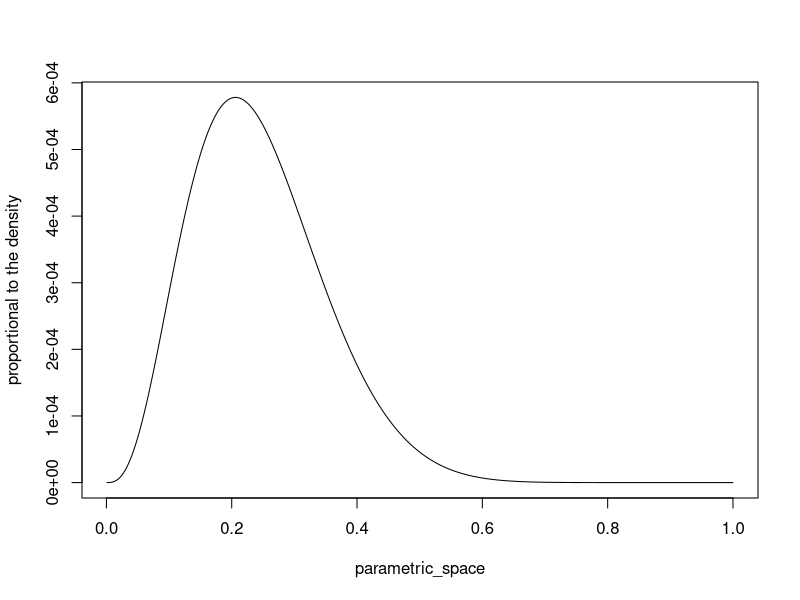
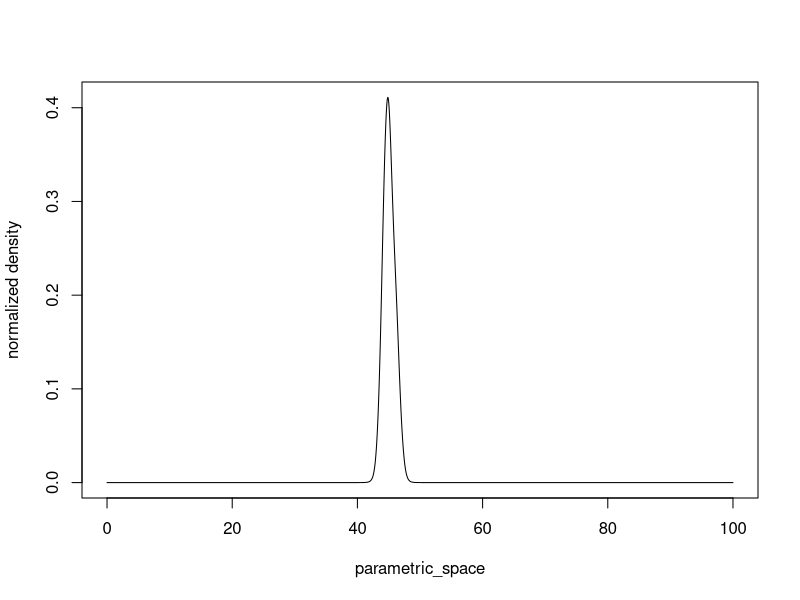
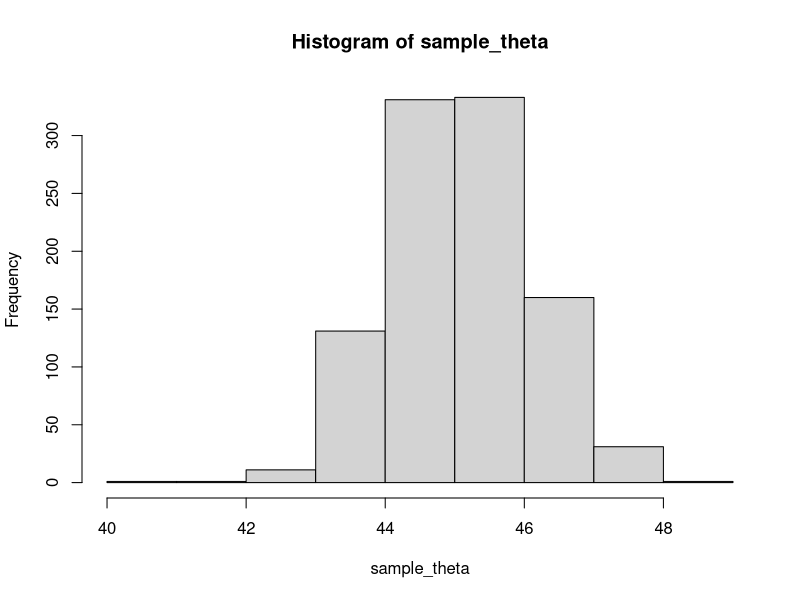
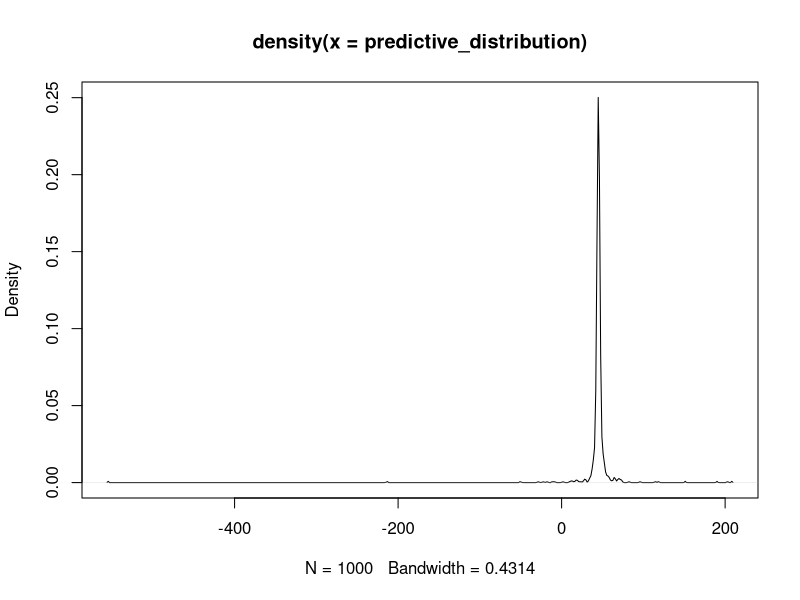
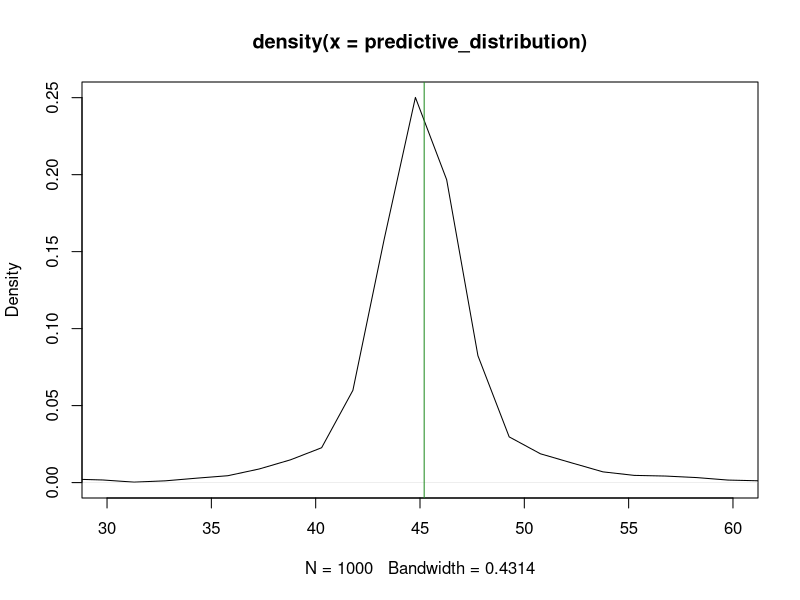
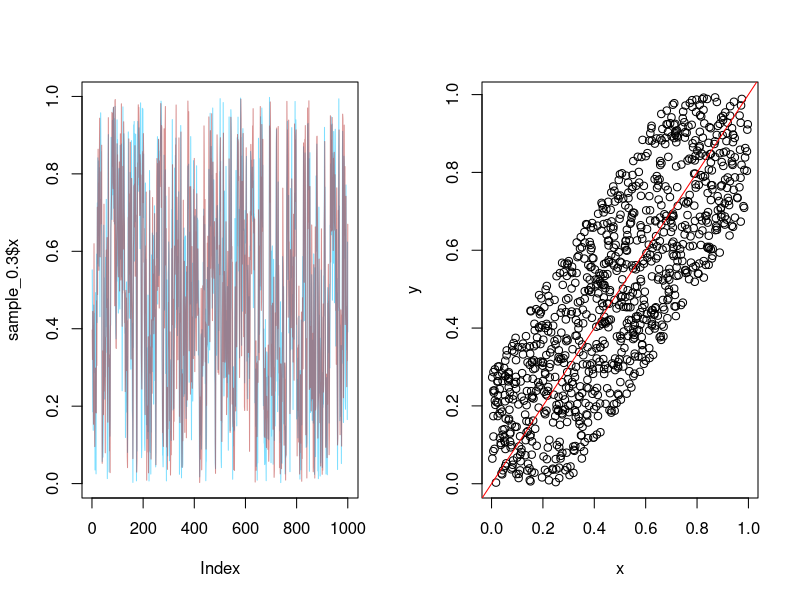
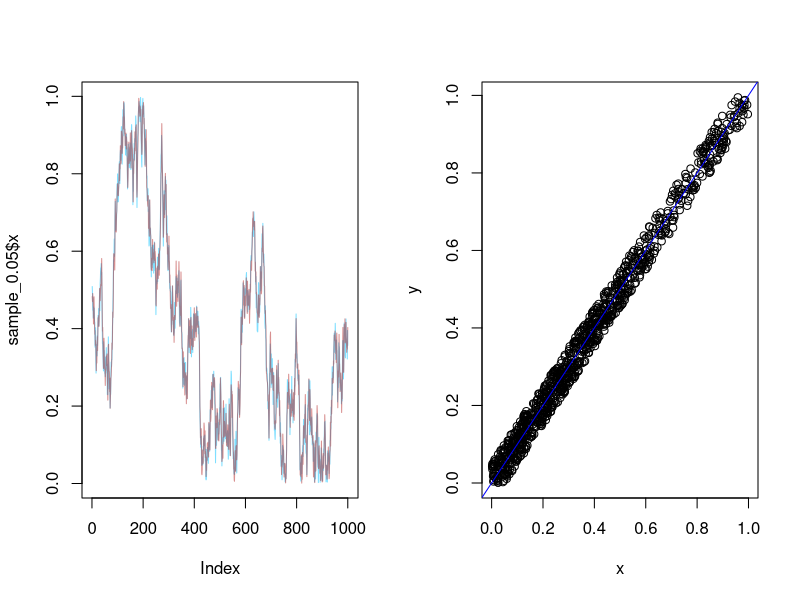
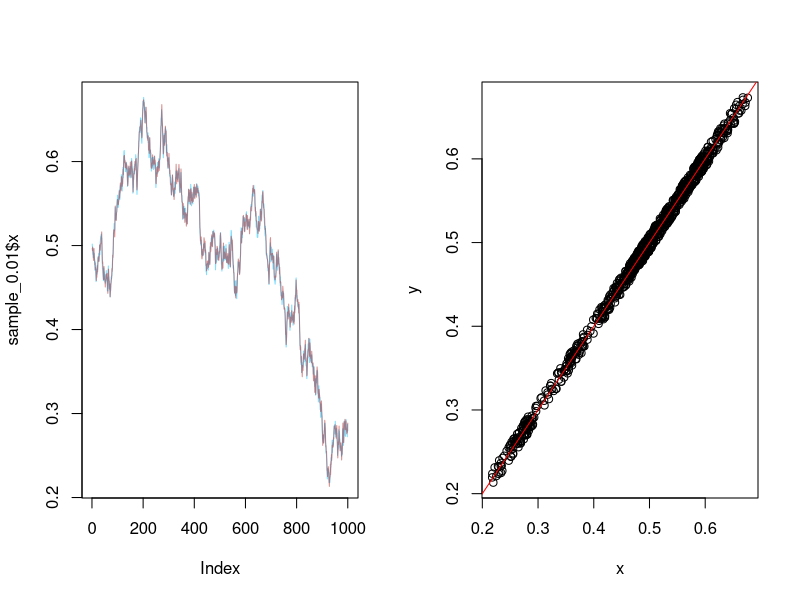

Recreate these plots in R, in order.
## ---- chunk 1
knitr::opts_chunk$set(echo = TRUE)
library(dplyr) ; library(ggplot2)
## ---- chunk 2
posterior_prop <- function(theta){
  return(
    (theta^3)*(1-theta)^13+
      (theta^4)*(1-theta)^12+
      (theta^5)*(1-theta)^11
  )
}
parametric_space <- seq(0.001,1,0.001)

plot(parametric_space,posterior_prop(theta=parametric_space),
     type='l',ylab='proportional to the density')
## ---- chunk 3
y <- c(43,44,45,46.5,47.5)
M=1000

parametric_space <- seq(0,100,1/M)

q_theta_given_y = function(x,theta){
  result <- 1
  for ( i in 1:length(x)){
    result = result * (1/(1+(x[i]-theta)^2))
  }
  return(result/100)
}


## unormalized density
unormalized_density <- q_theta_given_y(y,parametric_space)

## summing the heights of the bins
normalizing_constant <-  sum(unormalized_density/M)

#plotting the normalized density
plot(parametric_space,
     unormalized_density/normalizing_constant,
     type='l',
     ylab = 'normalized density')

normalized_density <-  unormalized_density/normalizing_constant
## ---- chunk 4
sample_theta <- sample(parametric_space,
                       prob = normalized_density,size = 1000)
hist(sample_theta)
## ---- chunk 5
set.seed(57)
predictive_distribution <- 
  rcauchy(1000,scale = 1,location = sample_theta)
plot(density(predictive_distribution))

plot(density(predictive_distribution),xlim=c(30,60))
abline(v=mean(y),col='forestgreen')
mean(predictive_distribution) ; sd(predictive_distribution)
## ---- chunk 6
x_given_y <- function(constant,y){
  a <- max(0,y-constant)
  b <- min(y+constant,1)
  return(runif(1,a,b))
}

y_given_x <- function(constant,x){
  a <- max(0,x-constant)
  b <- min(x+constant,1)
  return(runif(1,a,b))
}


gibbs_ex6 <- function(B=1000,constant){
  set.seed(1000)
  samples <- data.frame(x=NA,y=NA)
  new_x <- 0.5 #initial value for x
  for(i in 1:(B)){
    #calculating p(y|x=new_x)
    new_y <- y_given_x(x = new_x,constant = constant) 
    #calculating p(x|y=new_y)
    new_x <- x_given_y(y = new_y,constant = constant)
    samples <-rbind(samples, c(new_x,new_y))
  }
  return(samples[-1,])
}

sample_0.3 <- gibbs_ex6(B = 1000,0.3)
sample_0.05 <- gibbs_ex6(B = 1000,0.05)
sample_0.01 <- gibbs_ex6(B = 1000,0.01)
## ---- chunk 7
par(mfrow=c(1,2))
constant<-0.3
plot(sample_0.3$x,type='l',col=scales::alpha('deepskyblue',0.5))
lines(sample_0.3$y,type='l',col=scales::alpha('firebrick',0.5))
plot(sample_0.3)
abline(0,1,col='red')
#acf(sample_0.3$x)
#acf(sample_0.3$y)
## ---- chunk 8
constant<-0.05
plot(sample_0.05$x,type='l',col=scales::alpha('deepskyblue',0.5))
lines(sample_0.05$y,type='l',col=scales::alpha('firebrick',0.5))
plot(sample_0.05)
abline(0,1,col='blue')
#acf(sample_0.05$x)
#acf(sample_0.05$y)
## ---- chunk 9
constant<-0.01
plot(sample_0.01$x,type='l',col=scales::alpha('deepskyblue',0.5))
lines(sample_0.01$y,type='l',col=scales::alpha('firebrick',0.5))
plot(sample_0.01)
abline(0,1,col='red')
#acf(sample_0.01$x)
#acf(sample_0.01$y)
par(mfrow=c(1,1))
## ---- chunk 10
nsim <- 10000
posterior_simulation <- data.frame(
  p0 = rbeta(nsim,40,636),
  p1 = rbeta(nsim,23,569)
)

posterior_simulation = 
  posterior_simulation %>% 
  mutate(odds_p0=p0/(1-p0),
         odds_p1=p1/(1-p1),
         odds_ratio = odds_p1/odds_p0)

posterior_simulation %>% 
  summarise(
    Min = min(odds_ratio),
    Mean = mean(odds_ratio),
    Median = median(odds_ratio),
    SD = sd(odds_ratio),
    Max = max(odds_ratio)) %>% 
  knitr::kable() %>% kableExtra::kable_styling()
## ---- chunk 11
posterior_simulation %>% 
  ggplot(aes(x=odds_ratio))+
  geom_histogram() + 
  theme_bw()
## ---- chunk 12
y_bar_control = 39/674
y_bar_treatment = 22/680

#Posterior probability 
sum(posterior_simulation$p0 > y_bar_control)/nsim

sum(posterior_simulation$p1 > y_bar_treatment)/nsim

sum(posterior_simulation$odds_ratio < 1)/nsim
## ---- chunk 13
nsim <- 10000
posterior_simulation <- data.frame(
  p0 = rbeta(nsim,3,35),
  p1 = rbeta(nsim,2,35)
)


posterior_simulation = 
  posterior_simulation %>% 
  mutate(odds_p0=p0/(1-p0),
         odds_p1=p1/(1-p1),
         odds_ratio = odds_p1/odds_p0)

posterior_simulation %>% 
  summarise(
    Min = min(odds_ratio),
    Mean = mean(odds_ratio),
    Median = median(odds_ratio),
    SD = sd(odds_ratio),
    Max = max(odds_ratio)) %>% 
  knitr::kable() %>% kableExtra::kable_styling()
## ---- chunk 14
posterior_simulation %>% 
  ggplot(aes(x=odds_ratio))+
  geom_histogram() + 
  theme_bw()
## ---- chunk 15
y_bar_control = 2/34
y_bar_treatment = 1/34

#Posterior probability 
sum(posterior_simulation$p0 > y_bar_control)/nsim

sum(posterior_simulation$p1 > y_bar_treatment)/nsim

sum(posterior_simulation$odds_ratio < 1)/nsim
## ---- chunk 16
y = c(10,10,12,11,9)
ybar = mean(y)
n = length(y)
S2 = var(y)


set.seed(1234)
generate_posterior_untruncated <- function(y){
  ybar = mean(y)
  n = length(y)
  S2 = var(y)
  sigma2 <- (n-1)*S2/rchisq(n = 1,df = (n-1))
  mu <- rnorm(1,mean=ybar,sd=sqrt(sigma2)/sqrt(n))
  return(data.frame(mu,sigma2))
}
## ---- chunk 17
#Calculating the posterior density for the untruncated likelihood

dchisqncp <- function(x, df, ncp){
  (df/2)^(df/2)/gamma(df/2) * sqrt(ncp)^df * x^(-df/2 - 1) * exp(-df*ncp/(2*x))
}

density_posterior_untruncated <- function(mu,sigma2,y){
  ybar = mean(y)
  S2 = var(y)
  n=length(y)
  return(
    dnorm(mu,mean = ybar,sd=sqrt(sigma2)/sqrt(n))*
      dchisqncp(sigma2,df = n-1,ncp = S2)
  )
}
## ---- chunk 18
#proportional posterior density
prop_density_post_truncated <- function(y,sigma2,mu){
  prop_density <- 0
  for(i in 1:length(y)){
    prop_density =  prop_density +
      log(
        (pnorm((y[i]+0.5-mu)/sqrt(sigma2),mean = 0,sd = 1,)  -
         pnorm((y[i]-0.5-mu)/sqrt(sigma2),mean = 0,sd = 1))
         )
  }
  return(exp(prop_density))
}



#### MCMC -------------------------------------------------------
## Metropolis Hastings ------------------------------------------
# candidate will be the posterior without truncation

n_it <- 1000 #number of samples to be generated
step <- 10
burn_in = 1000
total_samples = burn_in + n_it*step
init_value <- generate_posterior_untruncated(y=y) # initial value of theta
accepted=0
post_samp_truncated <- 
  data.frame(mu=rep(NA,n_it),
             sigma2=rep(NA,n_it))

## Let's use as candidate the posterior
## pretending unrounded measurements
post_samp_truncated[1,]<-init_value
for (i in 2:total_samples){
  candidate <- generate_posterior_untruncated(y=y)
  
  ## Calculating r
  #numerators
  num1 = prop_density_post_truncated(
    y = y,
    sigma2 = candidate$sigma2,
    mu = candidate$mu)
  
  num2 = density_posterior_untruncated(
    y = y,
    mu=candidate$mu,
    sigma2 = candidate$sigma2
  )
  
  #denominators
  den1 = prop_density_post_truncated(
    y = y,
    sigma2 = post_samp_truncated[i-1,]$sigma2,
    mu = post_samp_truncated[i-1,]$mu)
  
  den2 = density_posterior_untruncated(
    y = y,
    mu=post_samp_truncated[i-1,]$mu,
    sigma2 = post_samp_truncated[i-1,]$sigma2
  )
  
  ## r
  ## using the log since the densities can be very small
  r=min(1,exp(log(num1)+log(num2)-(log(den1)+log(den2))))
  #r=min(1,exp(log(num1)-log(den1)))
  
  if(runif(1)>r){
    # rejected! we will start the new iteration with the same point
    post_samp_truncated[i,] <- post_samp_truncated[i-1,]
  } else {
    # accepted! we will move our chain to the candidate point and start the 
    # next iteration from this point
    post_samp_truncated[i,] <- candidate
    accepted<-accepted+1
  }
}

## acceptance rate = 
accepted/total_samples

## brushing the sample
post_sample_clean <- post_samp_truncated[-c(1:burn_in),][seq(1,total_samples-burn_in,by=step),]

par(mfrow=c(2,1))
plot(post_sample_clean$mu,type='l')
plot(post_sample_clean$sigma2,type='l')
par(mfrow=c(1,1))
acf(post_sample_clean)
## ---- chunk 19
sample_posterior_untruncated <- data.frame(
  mu=rep(NA,n_it),
  sigma2=rep(NA,n_it)
)

for(i in 1:n_it){
  sample_posterior_untruncated[i,] <- generate_posterior_untruncated(y=y)
}

posterior_samples <- data.frame(
  mu_untruncated = sample_posterior_untruncated$mu,
  mu_truncated = post_sample_clean$mu,
  sigma2_untruncated = sqrt(sample_posterior_untruncated$sigma2),
  sigma2_truncated = sqrt(post_sample_clean$sigma2)
)

data.frame(
  Mean =  posterior_samples %>% 
    summarise(Untruncated = mean(mu_untruncated),
              Truncated = mean(mu_truncated)) %>% t(),
  SD =posterior_samples %>% 
    summarise(Untruncated = sd(mu_untruncated),
              Truncated = sd(mu_truncated)) %>% t(),
  Percentile_0.5 =  posterior_samples %>% 
    summarise(Untruncated = quantile(mu_untruncated,0.05),
              Truncated = quantile(mu_truncated,0.1)) %>% t(),
  Percentile_1 = posterior_samples %>% 
    summarise(Untruncated = quantile(mu_untruncated,0.1),
              Truncated = quantile(mu_truncated,0.05)) %>% t(),
  Percentile_25 =   posterior_samples %>% 
    summarise(Untruncated = quantile(mu_untruncated,0.25),
              Truncated = quantile(mu_truncated,0.25)) %>% t(),
  Percentile_50 = posterior_samples %>% 
    summarise(Untruncated = quantile(mu_untruncated,0.5),
              Truncated = quantile(mu_truncated,0.5)) %>% t()
) %>% knitr::kable(caption = 'For mu') %>% kableExtra::kable_styling()
## ---- chunk 20
data.frame(
  Mean =  posterior_samples %>% 
    summarise(Untruncated = mean(sigma2_untruncated),
              Truncated = mean(sigma2_truncated)) %>% t(),
  SD =posterior_samples %>% 
    summarise(Untruncated = sd(sigma2_untruncated),
              Truncated = sd(sigma2_truncated)) %>% t(),
  Percentile_0.5 =  posterior_samples %>% 
    summarise(Untruncated = quantile(sigma2_untruncated,0.05),
              Truncated = quantile(sigma2_truncated,0.1)) %>% t(),
  Percentile_1 = posterior_samples %>% 
    summarise(Untruncated = quantile(sigma2_untruncated,0.1),
              Truncated = quantile(sigma2_truncated,0.05)) %>% t(),
  Percentile_25 =   posterior_samples %>% 
    summarise(Untruncated = quantile(sigma2_untruncated,0.25),
              Truncated = quantile(sigma2_truncated,0.25)) %>% t(),
  Percentile_50 = posterior_samples %>% 
    summarise(Untruncated = quantile(sigma2_untruncated,0.5),
              Truncated = quantile(sigma2_truncated,0.5)) %>% t()
) %>% knitr::kable(caption = 'For sigma') %>% kableExtra::kable_styling()
## ---- chunk 21
#density untruncated
mu_grid <- seq(8,13,0.01)
sigma2_grid <- seq(0.01,8,0.01)
density_values <- matrix(NA,nrow=length(mu_grid),ncol=length(sigma2_grid)) 

for(i in 1:length(mu_grid)){
  for(j in 1:length(sigma2_grid)){
  #cat(paste(i,j),'\n')
    density_values[i,j] <- density_posterior_untruncated(
      y = y,
      mu = mu_grid[i],
      sigma2 = sigma2_grid[j]
    )
  }
}

par(mfrow=c(1,2))
contour(
  x = mu_grid,
  y = log(sqrt(sigma2_grid)),
  z = density_values,
  )  
## ---- chunk 22
#density untruncated
density_values_truncated <- matrix(NA,nrow=length(mu_grid),ncol=length(sigma2_grid)) 

for(i in 1:length(mu_grid)){
  for(j in 1:length(sigma2_grid)){
  #cat(paste(i,j),'\n')
    density_values_truncated[i,j] <- prop_density_post_truncated(
      y = y,
      mu = mu_grid[i],
      sigma2 = sigma2_grid[j]
    )
  }
}

#contours <- c(seq(0.05,0.95,0.1))
#this one is not normalized! but since we would divide by a constant we can still use the sape to see what is going on.
contour(
  x = mu_grid,
  y = log(sqrt(sigma2_grid)),
  z = density_values_truncated#,
  #levels=contours
  )
par(mfrow=c(1,1))
## ---- chunk 23
z_samples <- matrix(NA, n_it, 5)
for (i in 1:5) {
  z_samples[, i] <- truncnorm::rtruncnorm(
    n_it, a = y[i] - 0.5, b = y[i] + 0.5,
    mean = sample_posterior_untruncated$mu, sd = sample_posterior_untruncated$sigma2)
}

((z_samples[, 2] - z_samples[, 1])^2) %>% mean()
## ---- chunk 24
# proportional to the posterior distribution that we
# are going to draw samples from
# Witout using log
propto_posterior <- function(y=1.5,theta){
  numerator <- exp(-(1/2)*(y-theta)^2)
  denominator <- (1+theta^2)
  return(numerator/denominator)
}

# Using log
propto_posterior <- function(y=1.5,theta){
 numerator <- -(1/2)*(y-theta)^2
 denominator <- -log(1+theta^2)
 return(exp(numerator+denominator))
}

randWalk_MH_diagnostics <- function(posterior_sample){
  lindseys_density  <- density(posterior_sample)
  a <- round(min(lindseys_density$x),3) ; b <-round(max(lindseys_density$x),3)
  grid<- seq(a,b,0.001)
  par(mfrow=c(1,3))
  plot(grid,propto_posterior(theta = grid,y=1.5),type='l',lty=2,lwd=1.5)
  lines(density(posterior_sample),type='l',col='deepskyblue',lwd=1.5)
  legend(a,0.5,legend = c('prop_posterior','sample_density'),
         col=c('black','deepskyblue'),lwd = c(1.5,1.5), lty=c(2,1))
  plot(posterior_sample,type = 'l')
  acf(posterior_sample)
  par(mfrow=c(1,3))
}


n_it <- 10000 #number of samples to be generated
init_value <- 0.5 # initial value of theta 
proposal_dist <- function(theta){rnorm(1,theta,sd=2)} # we are going to use the normal distribution as proposal
post_sample <- rep(NA,n_it) #creating the vector that will store the samples
post_sample[1]=init_value #the first draw of the posterior is the initial value
accepted=0 # counting the accepted values to see the acceptance rate
# initializing the iteration
for (i in 2:n_it){
  candidate <- proposal_dist(post_sample[i-1]) 
  
  #calculating acceptance probability of the current point
  r = min(1,propto_posterior(theta = candidate) /
            propto_posterior(theta = post_sample[i-1]))
  
  #accepting the candidates with probability r
  if(runif(1)>r){
    # if not accepted, we will start the new iteration with the same point
    post_sample[i] <- post_sample[i-1]
  } else {
    # if accepted, we will move our chain to the candidate point and start the 
    # next iteration from this point
    post_sample[i] <- candidate
    accepted<-accepted+1
  }
}

accepted/n_it


randWalk_MH_diagnostics(post_sample)

summary(post_sample)
## ---- chunk 25

n_it <- 1000 #number of samples to be generated
init_value <- 0 # initial value of theta
step <- 5
burn_in = 10000
total_samples = burn_in + n_it*step
proposal_dist <- function(theta){rnorm(1,theta,sd=2)} # we are going to use the normal distribution as proposal
post_sample <- rep(NA,total_samples) #creating the vector that will store the samples
post_sample[1]=init_value #the first draw of the posterior is the initial value
accepted=0 # counting the accepted values to see the acceptance rate

# initializing the iteration
for (i in 2:total_samples){
  candidate <- proposal_dist(post_sample[i-1]) 
  
  #calculating acceptance probability of the current point
  r = min(1,propto_posterior(theta = candidate) /
            propto_posterior(theta = post_sample[i-1]))
  
  #accepting the candidates with probability r
  if(runif(1)>r){
    # if not accepted, we will start the new iteration with the same point
    post_sample[i] <- post_sample[i-1]
  } else {
    # if accepted, we will move our chain to the candidate point and start the 
    # next iteration from this point
    post_sample[i] <- candidate
    accepted<-accepted+1
  }
}

#acceptance rate
accepted/total_samples


post_sample_clean <- post_sample[-c(1:burn_in)][seq(1,length(post_sample)-burn_in,step)]

#verifying if the length of the draw matches with the desired number
post_sample_clean %>% length()
randWalk_MH_diagnostics(post_sample_clean)

post_sample_clean %>% summary()
post_sample_clean %>% sd()
